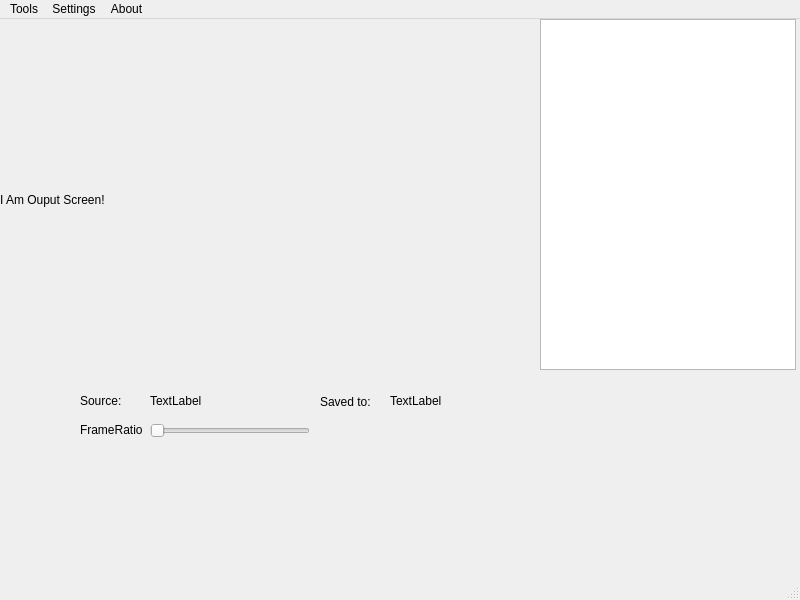
<?xml version="1.0" encoding="UTF-8"?>
<ui version="4.0">
 <class>MainWindow</class>
 <widget class="QMainWindow" name="MainWindow">
  <property name="enabled">
   <bool>true</bool>
  </property>
  <property name="geometry">
   <rect>
    <x>0</x>
    <y>0</y>
    <width>800</width>
    <height>600</height>
   </rect>
  </property>
  <property name="windowTitle">
   <string>MainWindow</string>
  </property>
  <widget class="QWidget" name="centralwidget">
   <widget class="QLabel" name="label">
    <property name="geometry">
     <rect>
      <x>0</x>
      <y>0</y>
      <width>521</width>
      <height>361</height>
     </rect>
    </property>
    <property name="text">
     <string>I Am Ouput Screen!</string>
    </property>
   </widget>
   <widget class="QSlider" name="horizontalSlider">
    <property name="geometry">
     <rect>
      <x>150</x>
      <y>404</y>
      <width>160</width>
      <height>16</height>
     </rect>
    </property>
    <property name="orientation">
     <enum>Qt::Horizontal</enum>
    </property>
   </widget>
   <widget class="QLabel" name="label_2">
    <property name="geometry">
     <rect>
      <x>80</x>
      <y>400</y>
      <width>81</width>
      <height>21</height>
     </rect>
    </property>
    <property name="text">
     <string>FrameRatio</string>
    </property>
   </widget>
   <widget class="QListWidget" name="listWidget">
    <property name="geometry">
     <rect>
      <x>540</x>
      <y>0</y>
      <width>256</width>
      <height>351</height>
     </rect>
    </property>
   </widget>
   <widget class="QLabel" name="label_3">
    <property name="geometry">
     <rect>
      <x>80</x>
      <y>376</y>
      <width>54</width>
      <height>12</height>
     </rect>
    </property>
    <property name="text">
     <string>Source:</string>
    </property>
   </widget>
   <widget class="QLabel" name="label_4">
    <property name="geometry">
     <rect>
      <x>150</x>
      <y>376</y>
      <width>54</width>
      <height>12</height>
     </rect>
    </property>
    <property name="text">
     <string>TextLabel</string>
    </property>
   </widget>
   <widget class="QLabel" name="label_5">
    <property name="geometry">
     <rect>
      <x>320</x>
      <y>372</y>
      <width>81</width>
      <height>21</height>
     </rect>
    </property>
    <property name="text">
     <string>Saved to:</string>
    </property>
   </widget>
   <widget class="QLabel" name="label_6">
    <property name="geometry">
     <rect>
      <x>390</x>
      <y>376</y>
      <width>54</width>
      <height>12</height>
     </rect>
    </property>
    <property name="text">
     <string>TextLabel</string>
    </property>
   </widget>
  </widget>
  <widget class="QMenuBar" name="menubar">
   <property name="geometry">
    <rect>
     <x>0</x>
     <y>0</y>
     <width>800</width>
     <height>22</height>
    </rect>
   </property>
   <widget class="QMenu" name="menu">
    <property name="title">
     <string>Settings</string>
    </property>
    <addaction name="actionSource"/>
    <addaction name="actionDestinationPath"/>
   </widget>
   <widget class="QMenu" name="menuAbout">
    <property name="title">
     <string>About</string>
    </property>
   </widget>
   <widget class="QMenu" name="menuTools">
    <property name="title">
     <string>Tools</string>
    </property>
    <addaction name="actionScreenShot"/>
   </widget>
   <addaction name="menuTools"/>
   <addaction name="menu"/>
   <addaction name="menuAbout"/>
  </widget>
  <widget class="QStatusBar" name="statusbar"/>
  <action name="actionSource">
   <property name="text">
    <string>Source</string>
   </property>
  </action>
  <action name="actionScreenShot">
   <property name="text">
    <string>ScreenShot</string>
   </property>
  </action>
  <action name="actionDestinationPath">
   <property name="text">
    <string>DestinationPath</string>
   </property>
  </action>
 </widget>
 <resources/>
 <connections/>
</ui>
